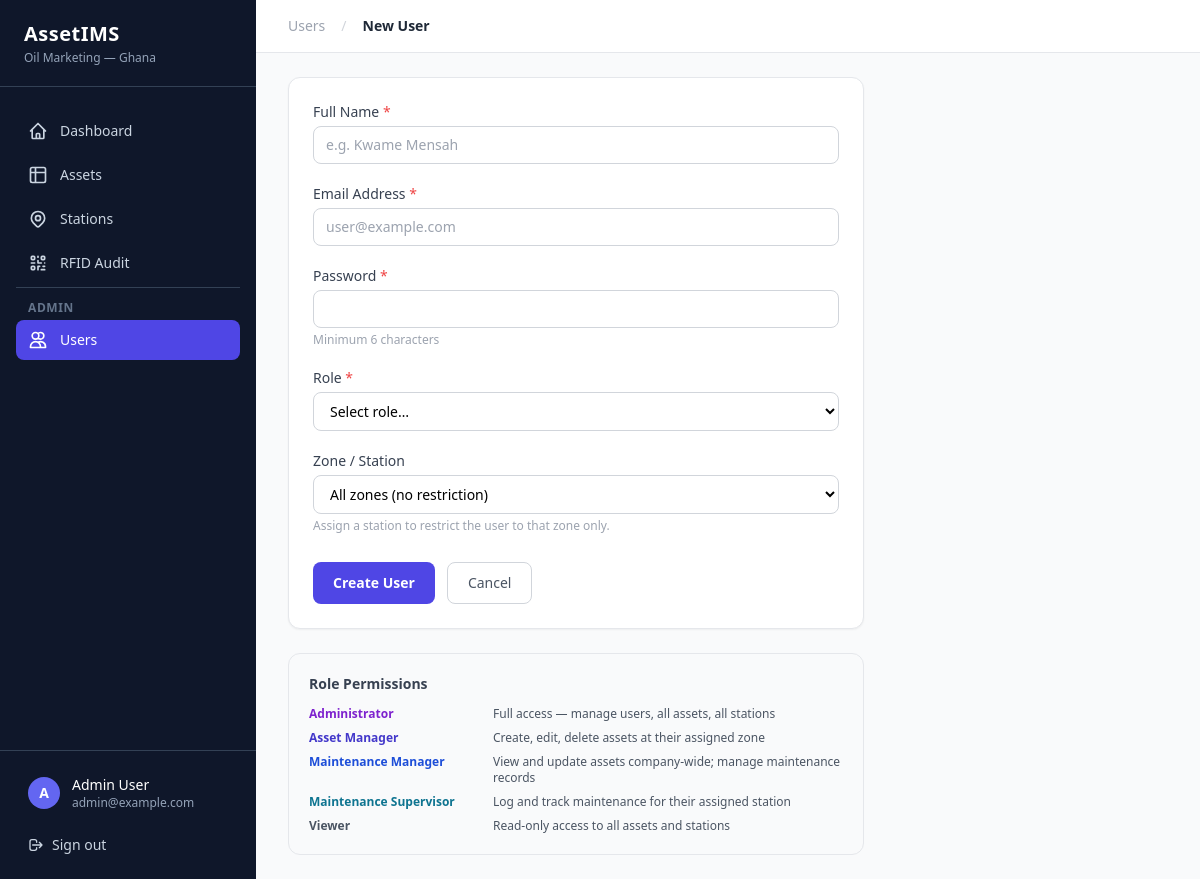
The page /users/new (signed in) on the database its author committed.
### app/db/models/user.py (models this page shows, shortened)
class User(Base):
    __tablename__ = "users"
    id: Mapped[int] = mapped_column(primary_key=True, index=True)
    email: Mapped[str] = mapped_column(String(255), unique=True, index=True, nullable=False)
    full_name: Mapped[str] = mapped_column(String(255), nullable=False)
    password_hash: Mapped[str] = mapped_column(String(255), nullable=False)
    is_active: Mapped[bool] = mapped_column(Boolean, default=True)
    site_id: Mapped[int | None] = mapped_column(ForeignKey("locations.id"), nullable=True)
    created_at: Mapped[DateTime] = mapped_column(DateTime(timezone=True), server_default=func.now())
    site: Mapped[Location | None] = relationship("Location", foreign_keys=[site_id], lazy="select")
    user_roles: Mapped[list[UserRole]] = relationship("UserRole", lazy="select")

### app/web/router.py (the view)
@router.get("/users/new", response_class=HTMLResponse)
def users_new(request: Request, db: Session = Depends(get_db)):
    user = _get_user(request, db)
    if not user:
        return RedirectResponse(url="/login", status_code=302)
    if not _is_admin(user):
        return RedirectResponse(url="/home?error=Access+denied", status_code=302)
    locations = db.query(Location).order_by(Location.name).all()
    return templates.TemplateResponse("users/new.html", _ctx(
        request, user,
        locations=locations,
        roles=ROLES,
        active_page="users",
    ))

### app/templates/users/new.html (shortened to what this page needs)
{% extends "base.html" %}
{% block breadcrumb %}
<a href="/users" class="text-gray-400 hover:text-gray-600">Users</a>
<span class="mx-2 text-gray-300">/</span>
<span class="font-semibold text-gray-800">New User</span>
{% endblock %}
{% block content %}
<div class="max-w-xl">
  <div class="bg-white rounded-xl border border-gray-200 shadow-sm p-6">
    <form method="post" action="/users" class="space-y-5">
      <div>
        <label class="block text-sm font-medium text-gray-700 mb-1">Full Name <span class="text-red-500">*</span></label>
        <input type="text" name="full_name" required placeholder="e.g. Kwame Mensah"
               class="w-full px-3 py-2 text-sm border border-gray-300 rounded-lg focus:outline-none focus:ring-2 focus:ring-indigo-400 transition" />
      </div>
      <div>
        <label class="block text-sm font-medium text-gray-700 mb-1">Email Address <span class="text-red-500">*</span></label>
        <input type="email" name="email" required placeholder="user@example.com"
               class="w-full px-3 py-2 text-sm border border-gray-300 rounded-lg focus:outline-none focus:ring-2 focus:ring-indigo-400 transition" />
      </div>
      <div>
        <label class="block text-sm font-medium text-gray-700 mb-1">Password <span class="text-red-500">*</span></label>
        <input type="password" name="password" required minlength="6"
               class="w-full px-3 py-2 text-sm border border-gray-300 rounded-lg focus:outline-none focus:ring-2 focus:ring-indigo-400 transition" />
        <p class="text-xs text-gray-400 mt-1">Minimum 6 characters</p>
      </div>
      <div>
        <label class="block text-sm font-medium text-gray-700 mb-1">Role <span class="text-red-500">*</span></label>
        <select name="role" required id="role-select"
                class="w-full px-3 py-2 text-sm border border-gray-300 rounded-lg focus:outline-none focus:ring-2 focus:ring-indigo-400 bg-white transition">
          <option value="">Select role…</option>
        </select>
      </div>
      <div id="zone-field">
        <label class="block text-sm font-medium text-gray-700 mb-1">Zone / Station</label>
        <select name="site_id"
                class="w-full px-3 py-2 text-sm border border-gray-300 rounded-lg focus:outline-none focus:ring-2 focus:ring-indigo-400 bg-white transition">
          <option value="">All zones (no restriction)</option>
        </select>
        <p class="text-xs text-gray-400 mt-1">Assign a station to restrict the user to that zone only.</p>
      </div>
      <div class="flex gap-3 pt-2">
        <button type="submit"
                class="px-5 py-2.5 bg-indigo-600 hover:bg-indigo-700 text-white text-sm font-semibold rounded-lg transition-colors">
          Create User
        </button>
        <a href="/users"
           class="px-5 py-2.5 border border-gray-300 text-gray-600 hover:text-gray-800 text-sm font-medium rounded-lg transition-colors">
          Cancel
        </a>
      </div>
    </form>
  </div>
  <div class="mt-6 bg-gray-50 rounded-xl border border-gray-200 p-5">
    <h3 class="text-sm font-semibold text-gray-700 mb-3">Role Permissions</h3>
    <div class="space-y-2 text-xs text-gray-600">
      <div class="flex gap-2"><span class="font-semibold w-44 flex-shrink-0 text-purple-700">Administrator</span><span>Full access — manage users, all assets, all stations</span></div>
      <div class="flex gap-2"><span class="font-semibold w-44 flex-shrink-0 text-indigo-700">Asset Manager</span><span>Create, edit, delete assets at their assigned zone</span></div>
      <div class="flex gap-2"><span class="font-semibold w-44 flex-shrink-0 text-blue-700">Maintenance Manager</span><span>View and update assets company-wide; manage maintenance records</span></div>
      <div class="flex gap-2"><span class="font-semibold w-44 flex-shrink-0 text-cyan-700">Maintenance Supervisor</span><span>Log and track maintenance for their assigned station</span></div>
      <div class="flex gap-2"><span class="font-semibold w-44 flex-shrink-0 text-gray-600">Viewer</span><span>Read-only access to all assets and stations</span></div>
    </div>
  </div>
</div>
{% endblock %}

### app/templates/base.html (shortened to what this page needs)
<!DOCTYPE html>
<html lang="en">
<head>
  <script src="https://cdn.tailwindcss.com"></script>
</head>
<body class="bg-gray-50 min-h-screen flex">
  <aside class="w-64 min-h-screen bg-slate-900 text-white flex flex-col fixed top-0 left-0 z-30">
    <div class="px-6 py-5 border-b border-slate-700">
      <span class="text-xl font-bold tracking-wide text-white">AssetIMS</span>
      <p class="text-xs text-slate-400 mt-0.5">Oil Marketing — Ghana</p>
    </div>
    <nav class="flex-1 px-4 py-6 space-y-1">
      <a href="/home"
         class="flex items-center gap-3 px-3 py-2.5 rounded-lg text-sm font-medium transition-colors
                {{ 'bg-indigo-600 text-white' if active_page == 'home' else 'text-slate-300 hover:bg-slate-800 hover:text-white' }}">
        <svg class="w-5 h-5 flex-shrink-0" fill="none" stroke="currentColor" viewBox="0 0 24 24">
          <path stroke-linecap="round" stroke-linejoin="round" stroke-width="2"
                d="M3 12l2-2m0 0l7-7 7 7M5 10v10a1 1 0 001 1h3m10-11l2 2m-2-2v10a1 1 0 01-1 1h-3m-6 0a1 1 0 001-1v-4a1 1 0 011-1h2a1 1 0 011 1v4a1 1 0 001 1m-6 0h6"/>
        </svg>
        Dashboard
      </a>
      <a href="/assets"
         class="flex items-center gap-3 px-3 py-2.5 rounded-lg text-sm font-medium transition-colors
                {{ 'bg-indigo-600 text-white' if active_page == 'assets' else 'text-slate-300 hover:bg-slate-800 hover:text-white' }}">
        <svg class="w-5 h-5 flex-shrink-0" fill="none" stroke="currentColor" viewBox="0 0 24 24">
          <path stroke-linecap="round" stroke-linejoin="round" stroke-width="2"
                d="M9 3H5a2 2 0 00-2 2v4m6-6h10a2 2 0 012 2v4M9 3v18m0 0h10a2 2 0 002-2V9M9 21H5a2 2 0 01-2-2V9m0 0h18"/>
        </svg>
        Assets
      </a>
      <a href="/sites"
         class="flex items-center gap-3 px-3 py-2.5 rounded-lg text-sm font-medium transition-colors
                {{ 'bg-indigo-600 text-white' if active_page == 'sites' else 'text-slate-300 hover:bg-slate-800 hover:text-white' }}">
        Stations
      </a>
      <a href="/rfid/audit"
         class="flex items-center gap-3 px-3 py-2.5 rounded-lg text-sm font-medium transition-colors
                {{ 'bg-indigo-600 text-white' if active_page == 'rfid' else 'text-slate-300 hover:bg-slate-800 hover:text-white' }}">
        RFID Audit
      </a>
      {% if user_role == 'admin' %}
      <div class="pt-3 mt-3 border-t border-slate-700">
        <p class="px-3 text-xs font-semibold text-slate-500 uppercase tracking-wider mb-1">Admin</p>
        <a href="/users"
           class="flex items-center gap-3 px-3 py-2.5 rounded-lg text-sm font-medium transition-colors
                  {{ 'bg-indigo-600 text-white' if active_page == 'users' else 'text-slate-300 hover:bg-slate-800 hover:text-white' }}">
          <svg class="w-5 h-5 flex-shrink-0" fill="none" stroke="currentColor" viewBox="0 0 24 24">
            <path stroke-linecap="round" stroke-linejoin="round" stroke-width="2"
                  d="M12 4.354a4 4 0 110 5.292M15 21H3v-1a6 6 0 0112 0v1zm0 0h6v-1a6 6 0 00-9-5.197M13 7a4 4 0 11-8 0 4 4 0 018 0z"/>
          </svg>
          Users
        </a>
      </div>
      {% endif %}
    </nav>
    <div class="px-4 py-4 border-t border-slate-700">
      <div class="flex items-center gap-3 px-3 py-2">
        <div class="w-8 h-8 rounded-full bg-indigo-500 flex items-center justify-center text-sm font-bold flex-shrink-0">
          {{ user.full_name[0] | upper if user else 'A' }}
        </div>
        <div class="flex-1 min-w-0">
          <p class="text-sm font-medium text-white truncate">{{ user.full_name if user else 'Admin' }}</p>
          <p class="text-xs text-slate-400 truncate">{{ user.email if user else '' }}</p>
        </div>
      </div>
      <form method="post" action="/logout" class="mt-2">
        <button type="submit"
                class="w-full flex items-center gap-2 px-3 py-2 rounded-lg text-sm text-slate-300 hover:bg-slate-800 hover:text-white transition-colors">
          <svg class="w-4 h-4" fill="none" stroke="currentColor" viewBox="0 0 24 24">
            <path stroke-linecap="round" stroke-linejoin="round" stroke-width="2"
                  d="M17 16l4-4m0 0l-4-4m4 4H7m6 4v1a3 3 0 01-3 3H6a3 3 0 01-3-3V7a3 3 0 013-3h4a3 3 0 013 3v1"/>
          </svg>
          Sign out
        </button>
      </form>
    </div>
  </aside>
  <div class="ml-64 flex-1 flex flex-col min-h-screen">
    <header class="bg-white border-b border-gray-200 px-8 py-4 flex items-center justify-between sticky top-0 z-20">
      <div class="flex items-center gap-2 text-sm text-gray-500">
        {% block breadcrumb %}<span class="font-semibold text-gray-800">{% block page_title %}{% endblock %}</span>{% endblock %}
      </div>
    </header>
    <main class="flex-1 px-8 py-6">
      {% block content %}{% endblock %}
    </main>
  </div>
</body>
</html>

### rows shown on the page
User: full_name "A", full_name "Admin User", email "admin@example.com"
